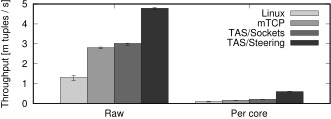

Recreate this plot in gnuplot.
NORM = 1000000

load "../header.gnuplot"
set ylabel "Throughput [m tuples / s]"
set ytics 1
set yrange [0:]
set xrange [-.6:1.6]
#unset xtics
#set key at 0.2,5.9
set key top right
#set boxwidth -2.0
#set boxwidth 1.5 relative
set style data histograms
set style histogram errorbars gap 1
#set style fill solid 1.0 border lt -1

plot \
  'mystorm_linux.pdat' using ($4 / NORM):($5 / NORM):($6 / NORM):xticlabels(1) title "Linux" fs solid .2, \
  'mystorm_mtcp.pdat' using ($4 / NORM):($5 / NORM):($6 / NORM):xticlabels(1) title "mTCP" fs solid .4, \
  'mystorm_sockets.pdat' using ($4 / NORM):($5 / NORM):($6 / NORM):xticlabels(1) title "TAS/Sockets" fs solid .6, \
  'mystorm_steering.pdat' using ($4 / NORM):($5 / NORM):($6 / NORM):xticlabels(1) title "TAS/Steering" fs solid .8

# 'storm.dat' using ($4 / NORM):($5 / NORM):($6 / NORM):xticlabels(1) title "Apache Storm" fs solid 1, \
